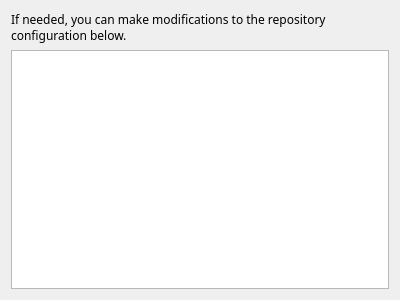
<?xml version="1.0" encoding="UTF-8"?>
<ui version="4.0">
 <class>WizardPage</class>
 <widget class="QWizardPage" name="WizardPage">
  <property name="geometry">
   <rect>
    <x>0</x>
    <y>0</y>
    <width>400</width>
    <height>300</height>
   </rect>
  </property>
  <property name="font">
   <font>
    <family>Noto Sans Armenian</family>
   </font>
  </property>
  <property name="windowTitle">
   <string>WizardPage</string>
  </property>
  <property name="title">
   <string>Finished</string>
  </property>
  <property name="subTitle">
   <string>The configuration is finished.</string>
  </property>
  <layout class="QVBoxLayout" name="verticalLayout">
   <item>
    <widget class="QLabel" name="label">
     <property name="text">
      <string>&lt;html&gt;&lt;head/&gt;&lt;body&gt;&lt;p&gt;If needed, you can make modifications to the repository configuration below.&lt;/p&gt;&lt;/body&gt;&lt;/html&gt;</string>
     </property>
     <property name="wordWrap">
      <bool>true</bool>
     </property>
    </widget>
   </item>
   <item>
    <widget class="QPlainTextEdit" name="plainTextEdit">
     <property name="font">
      <font>
       <family>Monospace</family>
      </font>
     </property>
     <property name="lineWrapMode">
      <enum>QPlainTextEdit::NoWrap</enum>
     </property>
     <property name="readOnly">
      <bool>true</bool>
     </property>
    </widget>
   </item>
  </layout>
 </widget>
 <resources/>
 <connections/>
</ui>
